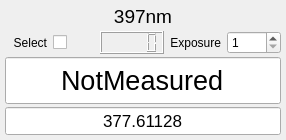
<?xml version="1.0" encoding="UTF-8"?>
<ui version="4.0">
 <class>Form</class>
 <widget class="QWidget" name="Form">
  <property name="geometry">
   <rect>
    <x>0</x>
    <y>0</y>
    <width>286</width>
    <height>140</height>
   </rect>
  </property>
  <property name="sizePolicy">
   <sizepolicy hsizetype="Preferred" vsizetype="Preferred">
    <horstretch>0</horstretch>
    <verstretch>0</verstretch>
   </sizepolicy>
  </property>
  <property name="minimumSize">
   <size>
    <width>286</width>
    <height>0</height>
   </size>
  </property>
  <property name="maximumSize">
   <size>
    <width>342</width>
    <height>182</height>
   </size>
  </property>
  <property name="focusPolicy">
   <enum>Qt::StrongFocus</enum>
  </property>
  <property name="windowTitle">
   <string>Form</string>
  </property>
  <layout class="QGridLayout" name="gridLayout" rowstretch="0,0,3,1">
   <property name="horizontalSpacing">
    <number>6</number>
   </property>
   <property name="verticalSpacing">
    <number>3</number>
   </property>
   <property name="margin">
    <number>5</number>
   </property>
   <item row="1" column="1">
    <widget class="QCheckBox" name="checkBox">
     <property name="sizePolicy">
      <sizepolicy hsizetype="Minimum" vsizetype="Minimum">
       <horstretch>0</horstretch>
       <verstretch>0</verstretch>
      </sizepolicy>
     </property>
     <property name="text">
      <string/>
     </property>
    </widget>
   </item>
   <item row="0" column="0" colspan="5">
    <widget class="QLabel" name="label">
     <property name="sizePolicy">
      <sizepolicy hsizetype="Preferred" vsizetype="Minimum">
       <horstretch>0</horstretch>
       <verstretch>0</verstretch>
      </sizepolicy>
     </property>
     <property name="font">
      <font>
       <pointsize>14</pointsize>
       <kerning>false</kerning>
      </font>
     </property>
     <property name="styleSheet">
      <string notr="true"/>
     </property>
     <property name="text">
      <string>397nm</string>
     </property>
     <property name="alignment">
      <set>Qt::AlignCenter</set>
     </property>
    </widget>
   </item>
   <item row="1" column="3">
    <widget class="QLabel" name="label_3">
     <property name="sizePolicy">
      <sizepolicy hsizetype="Preferred" vsizetype="Minimum">
       <horstretch>0</horstretch>
       <verstretch>0</verstretch>
      </sizepolicy>
     </property>
     <property name="text">
      <string>Exposure</string>
     </property>
     <property name="alignment">
      <set>Qt::AlignRight|Qt::AlignTrailing|Qt::AlignVCenter</set>
     </property>
    </widget>
   </item>
   <item row="1" column="4">
    <widget class="QSpinBox" name="spinBox">
     <property name="sizePolicy">
      <sizepolicy hsizetype="Minimum" vsizetype="Minimum">
       <horstretch>0</horstretch>
       <verstretch>0</verstretch>
      </sizepolicy>
     </property>
     <property name="keyboardTracking">
      <bool>false</bool>
     </property>
     <property name="minimum">
      <number>1</number>
     </property>
     <property name="maximum">
      <number>2000</number>
     </property>
    </widget>
   </item>
   <item row="2" column="0" colspan="5">
    <widget class="QLineEdit" name="freq">
     <property name="sizePolicy">
      <sizepolicy hsizetype="Preferred" vsizetype="Preferred">
       <horstretch>0</horstretch>
       <verstretch>0</verstretch>
      </sizepolicy>
     </property>
     <property name="font">
      <font>
       <pointsize>20</pointsize>
      </font>
     </property>
     <property name="text">
      <string>NotMeasured</string>
     </property>
     <property name="alignment">
      <set>Qt::AlignCenter</set>
     </property>
     <property name="readOnly">
      <bool>true</bool>
     </property>
    </widget>
   </item>
   <item row="3" column="0" colspan="5">
    <widget class="QLineEdit" name="expectedfreq">
     <property name="sizePolicy">
      <sizepolicy hsizetype="Preferred" vsizetype="Preferred">
       <horstretch>0</horstretch>
       <verstretch>0</verstretch>
      </sizepolicy>
     </property>
     <property name="font">
      <font>
       <pointsize>13</pointsize>
      </font>
     </property>
     <property name="text">
      <string>377.61128</string>
     </property>
     <property name="alignment">
      <set>Qt::AlignCenter</set>
     </property>
     <property name="readOnly">
      <bool>true</bool>
     </property>
    </widget>
   </item>
   <item row="1" column="0">
    <widget class="QLabel" name="label_2">
     <property name="sizePolicy">
      <sizepolicy hsizetype="Preferred" vsizetype="Minimum">
       <horstretch>0</horstretch>
       <verstretch>0</verstretch>
      </sizepolicy>
     </property>
     <property name="text">
      <string>Select</string>
     </property>
     <property name="alignment">
      <set>Qt::AlignRight|Qt::AlignTrailing|Qt::AlignVCenter</set>
     </property>
    </widget>
   </item>
   <item row="1" column="2">
    <widget class="QLCDNumber" name="lcdNumber"/>
   </item>
  </layout>
 </widget>
 <resources/>
 <connections/>
</ui>
